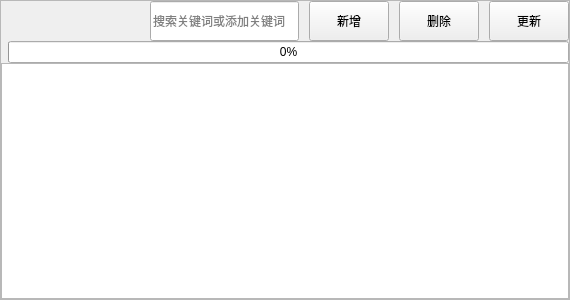
<?xml version="1.0" encoding="UTF-8"?>
<ui version="4.0">
 <class>like_widget</class>
 <widget class="QWidget" name="like_widget">
  <property name="geometry">
   <rect>
    <x>0</x>
    <y>0</y>
    <width>570</width>
    <height>300</height>
   </rect>
  </property>
  <property name="windowTitle">
   <string>收藏模块</string>
  </property>
  <layout class="QVBoxLayout" name="verticalLayout">
   <property name="spacing">
    <number>0</number>
   </property>
   <property name="leftMargin">
    <number>0</number>
   </property>
   <property name="topMargin">
    <number>0</number>
   </property>
   <property name="rightMargin">
    <number>0</number>
   </property>
   <property name="bottomMargin">
    <number>0</number>
   </property>
   <item>
    <widget class="SmoothScrollArea" name="scrollArea">
     <property name="widgetResizable">
      <bool>true</bool>
     </property>
     <widget class="QWidget" name="scrollAreaWidgetContents">
      <property name="geometry">
       <rect>
        <x>0</x>
        <y>0</y>
        <width>568</width>
        <height>298</height>
       </rect>
      </property>
      <layout class="QVBoxLayout" name="verticalLayout_2">
       <property name="spacing">
        <number>0</number>
       </property>
       <property name="leftMargin">
        <number>0</number>
       </property>
       <property name="topMargin">
        <number>0</number>
       </property>
       <property name="rightMargin">
        <number>0</number>
       </property>
       <property name="bottomMargin">
        <number>0</number>
       </property>
       <item>
        <layout class="QHBoxLayout" name="horizontalLayout">
         <property name="spacing">
          <number>10</number>
         </property>
         <item>
          <spacer name="horizontalSpacer">
           <property name="orientation">
            <enum>Qt::Orientation::Horizontal</enum>
           </property>
           <property name="sizeHint" stdset="0">
            <size>
             <width>40</width>
             <height>20</height>
            </size>
           </property>
          </spacer>
         </item>
         <item>
          <widget class="SearchLineEdit" name="lineEdit">
           <property name="minimumSize">
            <size>
             <width>0</width>
             <height>40</height>
            </size>
           </property>
           <property name="placeholderText">
            <string>搜索关键词或添加关键词</string>
           </property>
          </widget>
         </item>
         <item>
          <widget class="PrimaryPushButton" name="pushButton_add">
           <property name="minimumSize">
            <size>
             <width>0</width>
             <height>40</height>
            </size>
           </property>
           <property name="text">
            <string>新增</string>
           </property>
          </widget>
         </item>
         <item>
          <widget class="PrimaryPushButton" name="pushButton_delete">
           <property name="minimumSize">
            <size>
             <width>0</width>
             <height>40</height>
            </size>
           </property>
           <property name="text">
            <string>删除</string>
           </property>
          </widget>
         </item>
         <item>
          <widget class="PrimaryPushButton" name="pushButton_update">
           <property name="minimumSize">
            <size>
             <width>0</width>
             <height>40</height>
            </size>
           </property>
           <property name="text">
            <string>更新</string>
           </property>
          </widget>
         </item>
        </layout>
       </item>
       <item>
        <layout class="QHBoxLayout" name="horizontalLayout_2">
         <item>
          <widget class="BodyLabel" name="progress_label">
           <property name="text">
            <string/>
           </property>
          </widget>
         </item>
         <item>
          <widget class="QProgressBar" name="progressBar">
           <property name="enabled">
            <bool>true</bool>
           </property>
           <property name="value">
            <number>0</number>
           </property>
           <property name="textVisible">
            <bool>true</bool>
           </property>
          </widget>
         </item>
        </layout>
       </item>
       <item>
        <widget class="LikeTable" name="tableWidget"/>
       </item>
      </layout>
     </widget>
    </widget>
   </item>
  </layout>
 </widget>
 <customwidgets>
  <customwidget>
   <class>SmoothScrollArea</class>
   <extends>QScrollArea</extends>
   <header>qfluentwidgets.components.widgets</header>
   <container>1</container>
  </customwidget>
  <customwidget>
   <class>PrimaryPushButton</class>
   <extends>QPushButton</extends>
   <header>qfluentwidgets.components.widgets</header>
  </customwidget>
  <customwidget>
   <class>LikeTable</class>
   <extends>QTableWidget</extends>
   <header>SubAPI.WallHaven.Desktop.LikePage.LikeTable</header>
  </customwidget>
  <customwidget>
   <class>BodyLabel</class>
   <extends>QLabel</extends>
   <header>qfluentwidgets.components.widgets</header>
  </customwidget>
  <customwidget>
   <class>SearchLineEdit</class>
   <extends>QLineEdit</extends>
   <header>qfluentwidgets.components.widgets</header>
  </customwidget>
 </customwidgets>
 <resources/>
 <connections/>
</ui>
